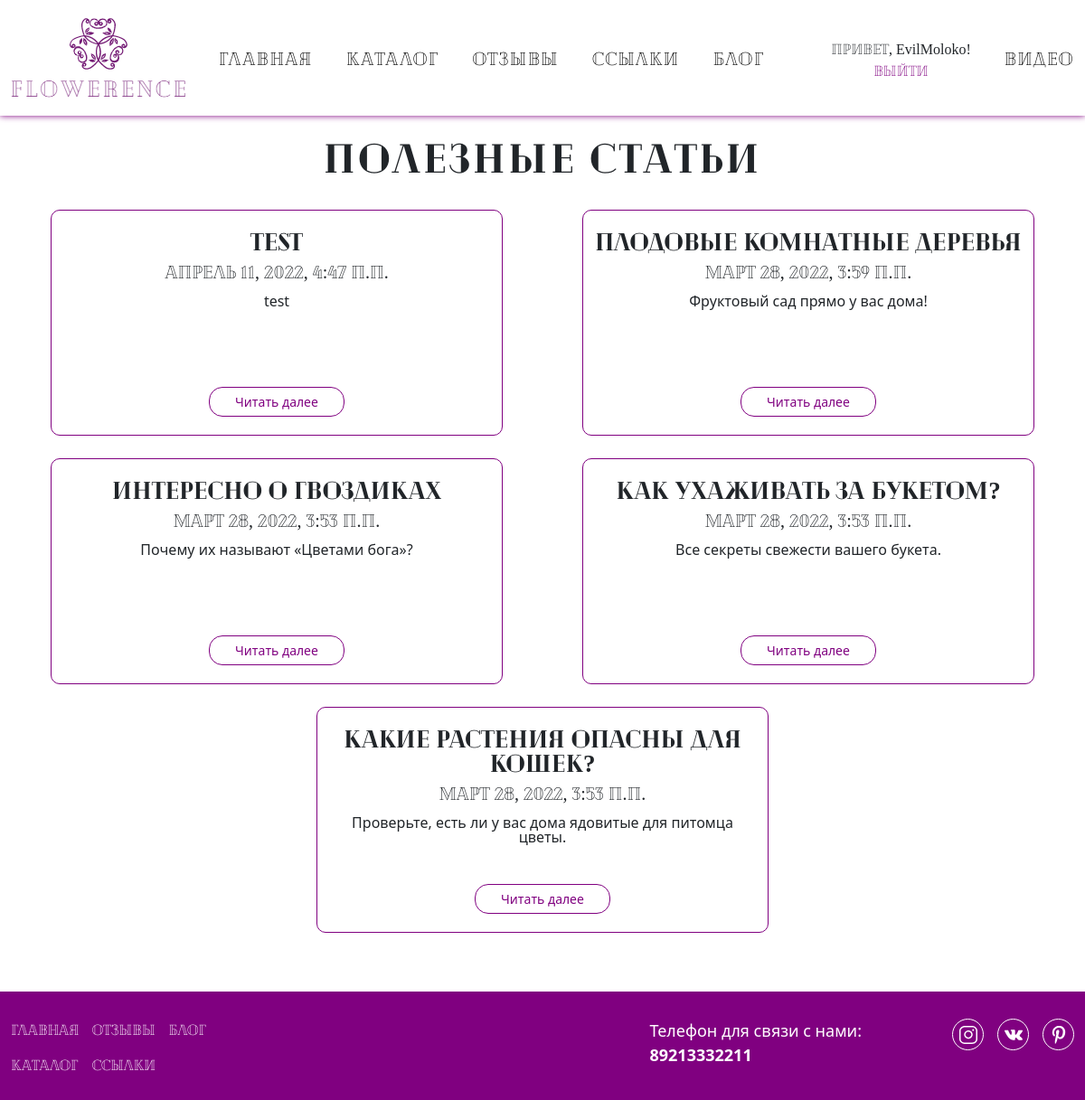
Screenshot of /blog/ (signed in) with the database file from the repository.
### app/models.py (models this page shows, shortened)
class Blog(models.Model):
    author = models.ForeignKey(User, null=True, blank=True, on_delete = models.SET_NULL, verbose_name = "Автор")
    title = models.CharField(max_length=100, unique_for_date="posted", verbose_name="Заголовок")
    description = models.TextField(verbose_name="Краткое содержание")
    content = models.TextField(verbose_name="Полное содержание")
    posted = models.DateTimeField(default=datetime.now(), db_index=True, verbose_name="Опубликовано")
    image = models.FileField(default = 'temp.jpg', verbose_name = "Путь к картинке")
    class Meta:
        db_table = "Posts"
        ordering = ["-posted"]
        verbose_name = "статья блога"
        verbose_name_plural = "статьи блога"

### app/views.py (the view)
# urls.py: path('blog/', views.blog, name= 'blog'),
def blog(request):
    assert isinstance(request, HttpRequest)
    posts = Blog.objects.all() # запрос на выбор всех статей блога из модели
    return render(
        request,
        'app/blog.html',
        {
            'title':'Блог',
            'posts': posts, # передача списка статей в шаблон веб-страницы
            'year':datetime.now().year,
        }
    )

### app/templates/app/blog.html
﻿{% extends "app/layout.html" %}
{% load staticfiles %}
{% block content %}
    <div class="blog">
        <div class="container">
            <h2 class="blog__header">Полезные статьи</h2>
            <div class="blog__wrapper">
                {% for post in posts %}
                    <div class="blog__item">
                        <h3 class="blog__title"> {{post.title}} </h3>
                        <div class="blog__posted"> {{post.posted}} </div>
                        <p class="blog__description"> {{post.description}} </p>
                        <a class="btn btn_next" href="{% url 'blogpost' parametr=post.id %}"> Читать далее </a>
                    </div>
                {% endfor %}
            </div>
        </div>
    </div>
{% endblock %}

### app/templates/app/loginpartial.html (shortened to what this page needs)
﻿{% if user.is_authenticated %}
<form id="logoutForm" action="/logout/" method="post">
    <ul class="login">
        <li class="login__item">Привет, {{ user.username }}!</li>
        <li class="login__item"><a href="javascript:document.getElementById('logoutForm').submit()">Выйти</a></li>
    </ul>
</form>
{% endif %}

### rows the page displays
Blog: title "test", posted "Апрель 11, 2022, 4:47 п.п.", description "test"
Blog: title "Плодовые комнатные деревья", posted "Март 28, 2022, 3:59 п.п.", description "Фруктовый сад прямо у вас дома!"
Blog: title "Интересно о гвоздиках", posted "Март 28, 2022, 3:53 п.п.", description "Почему их называют «Цветами бога»?"
Blog: title "Как ухаживать за букетом?", posted "Март 28, 2022, 3:53 п.п.", description "Все секреты свежести вашего букета."
Blog: title "Какие растения опасны для кошек?", posted "Март 28, 2022, 3:53 п.п.", description "Проверьте, есть ли у вас дома ядовитые для питомца цветы."

### other values shown
{{ user.username }} "EvilMoloko"
